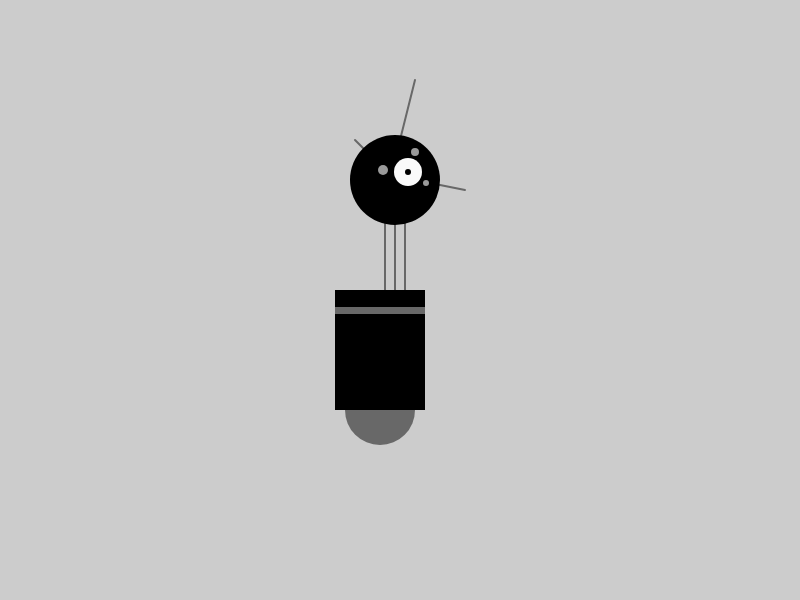
Frame 1 (no input)
Frame 60 (no input): identical to frame 1, image omitted
Frame 120 (the mouse pressed at the canvas centre since frame 60): identical to frame 1, image omitted

The p5.js sketch that drew this single still picture (run headless with seeded random() and noise() and a simulated clock; from frame 60 on, the mouse is pressed at the canvas centre):

// p5.js sketch
// ── sketch.js
function setup() {
  createCanvas(800, 600)
  strokeWeight (2)
}

function draw() {
 
  background(204,204,204)
  stroke(104,104,104)
  
  //neck
  line (405,220,405,290)
  line (395,220,395,290)
  line (385,220,385,290)
  
  //antennas
  line (430,183,465,190)
  line (400,140,415,80)
  line (355,140,375,160)
  
  
  //head
  noStroke()
  
  fill(0,0,0)
  ellipse (395,180,90,90)
  
  //eye
  fill(250,250,250)
  ellipse (408,172,28,28)
  
  fill(0,0,0)
  ellipse (408,172,6,6)
  
  fill(154,154,154)
  ellipse (383,170,10,10)
  
  fill(154,154,154)
  ellipse (415,152,8,8)
  
  fill(154,154,154)
  ellipse (426,183,6,6)
  
  
  //body
  noStroke()
  
  fill(104,104,104)
  ellipse (380,410,70,70)
  
  fill(0,0,0)
  rect(335,290,90,120)
  
  fill(104,104,104)
  rect(335,307,90,7)
  
  
  
}
